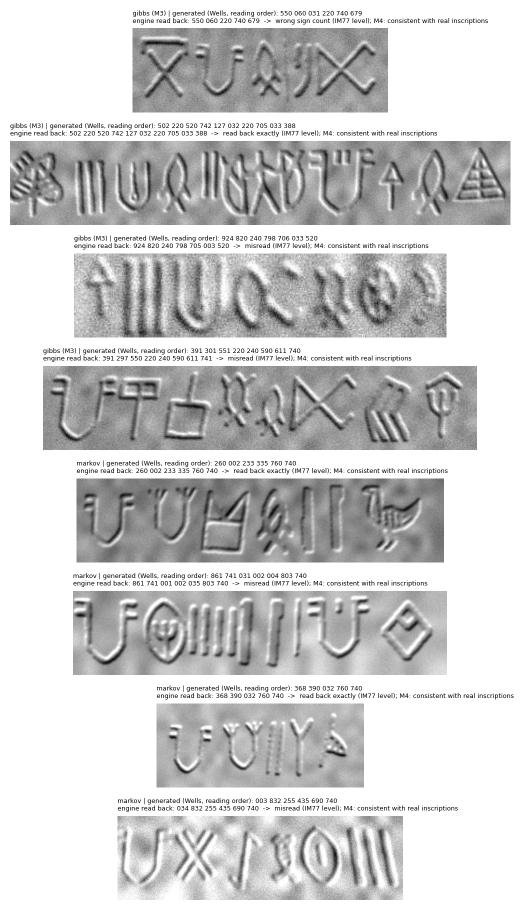
#> input picture reports/engine/generated_gallery.png, 1040 x 1820 px (shown at 1/2 size)
$ python -i detect_signs.py   (imports and definitions only)
#> lines starting #> are read from the running program, lines starting #| are printed output that depends on the picture; after the words box and inside, x2 and y2 are one past the last pixel; in counts of white or black regions, pixels touching at a corner belong together
#> further down, picture is the input picture: shape (1820, 1040, 3); min 0, max 255, mean 204.4
"""Milestone 1 - automatic sign detection + recognition on real seal photos.

Best-effort pipeline for genuine (cluttered, embossed, low-contrast) seals:
  1. enhance contrast (CLAHE) so shallow carved strokes show
  2. adaptive-threshold + morphology to turn strokes into solid blobs
  3. connected components -> keep sign-sized, roughly-square blobs
  4. find the aligned horizontal BAND with the most evenly-spaced blobs
     (that's the inscription line; the animal motif is larger/off-line)
  5. crop each blob, match to the 417 templates (template_match.classify)
  6. draw an overlay (boxes + predicted sign id) and a crop montage

Honest expectation: real photos are hard; this will over/under-segment. The
output is meant to SHOW where automatic reading breaks, and to read the
clearer seals. numpy + OpenCV only.

Usage: python src/m1_vision/detect_signs.py <image_name_in_real_seals> [more...]
"""
from __future__ import annotations
import sys
import numpy as np
import cv2

from config import RAW_DIR, FIG_DIR
from template_match import load_bank, classify

REAL_DIR = RAW_DIR / "real_seals"
MAXW = 1100


def prep(img):
    g = cv2.cvtColor(img, cv2.COLOR_BGR2GRAY)
    g = cv2.createCLAHE(clipLimit=3.0, tileGridSize=(8, 8)).apply(g)
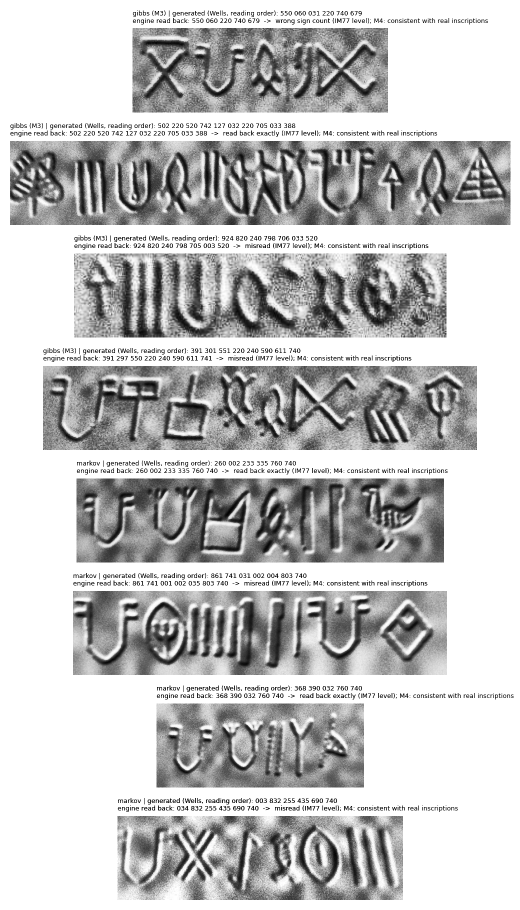
#> g: shape (1820, 1040) (shown at 1/2 size); min 0, max 255, mean 193.8
    th = cv2.adaptiveThreshold(g, 255, cv2.ADAPTIVE_THRESH_GAUSSIAN_C,
                               cv2.THRESH_BINARY_INV, 31, 8)
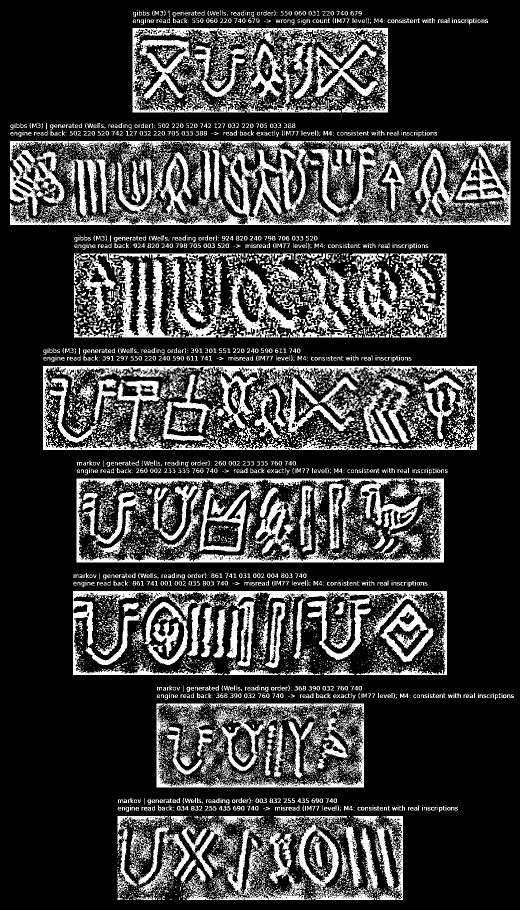
#> th: shape (1820, 1040) (shown at 1/2 size); 23.4% white; 10045 white regions (8333 under 20 px), largest, box (x1, y1, x2, y2) and area: (20, 282, 1021, 450) 57243, (146, 1182, 894, 1350) 26906, (86, 732, 954, 900) 25098
    th = cv2.morphologyEx(th, cv2.MORPH_CLOSE, np.ones((5, 5), np.uint8), iterations=2)
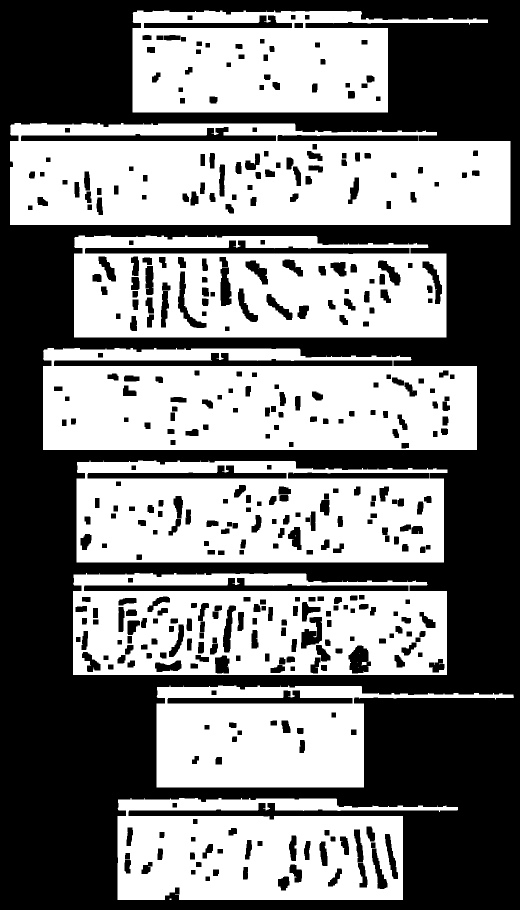
#> th: shape (1820, 1040) (shown at 1/2 size); 49.7% white; 16 white regions (7 under 20 px), largest, box (x1, y1, x2, y2) and area: (20, 246, 1021, 450) 171814, (86, 696, 954, 900) 149519, (153, 921, 895, 1125) 121877
    return g, th


# [77 lines left out: functions candidate_blobs, pick_band, run, main, not called in this run]


# [2 lines not run here, left out]

>>> import cv2
>>> picture = cv2.imread('../../reports/engine/generated_gallery.png')
>>> result = prep(picture)

$ run again, on reports/engine/generated_examples/gen_001/panels.png
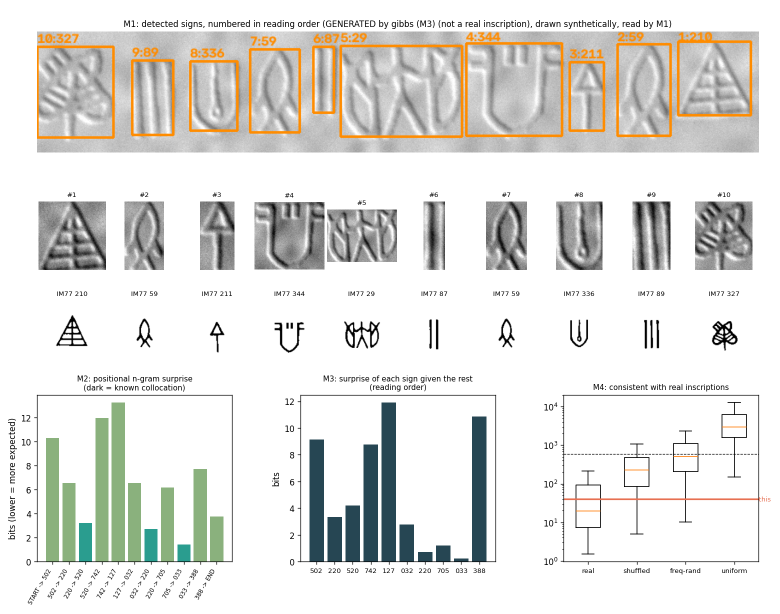
#> input picture reports/engine/generated_examples/gen_001/panels.png, 1560 x 1228 px (shown at 1/2 size)
#> picture is the input picture: shape (1228, 1560, 3); mean B, G, R 221.4, 224.8, 225.1
#> in prep, `th = cv2.adaptiveThreshold(g, 255, cv2.ADAPTIVE_THRESH_GAUSSIAN_C, cv2..`:
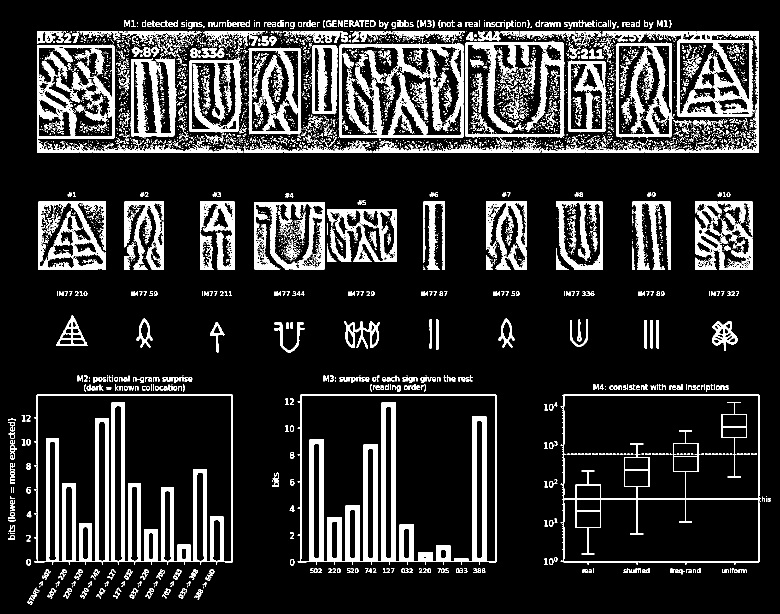
#> th: shape (1228, 1560) (shown at 1/2 size); 15.6% white; 4762 white regions (3902 under 20 px), largest, box (x1, y1, x2, y2) and area: (595, 789, 993, 1130) 31029, (68, 789, 466, 1130) 30225, (745, 63, 1518, 305) 17337
#> in prep, `th = cv2.morphologyEx(th, cv2.MORPH_CLOSE, np.ones((5, 5), np.uint8), ..`:
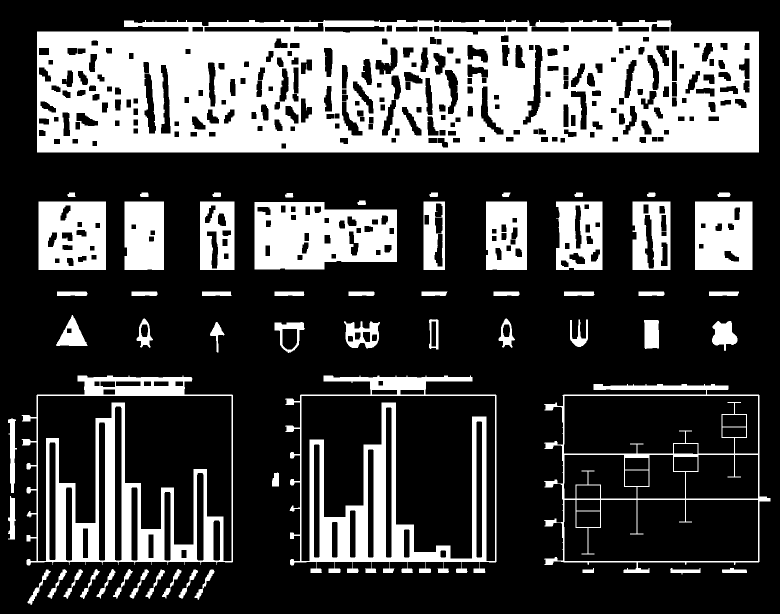
#> th: shape (1228, 1560) (shown at 1/2 size); 28.1% white; 61 white regions (1 under 20 px), largest, box (x1, y1, x2, y2) and area: (74, 40, 1518, 305) 297892, (43, 751, 466, 1131) 44050, (570, 751, 993, 1146) 43561

$ run again, on reports/engine/generated_examples/gen_002/panels.png
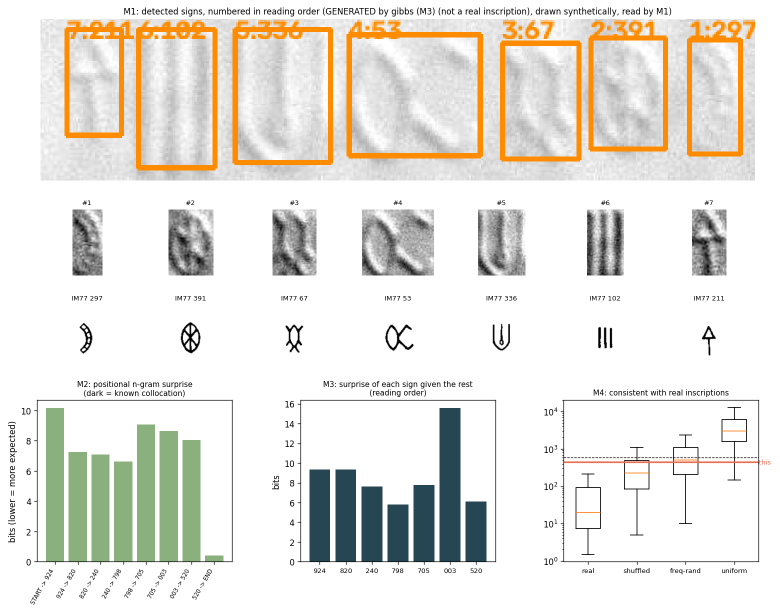
#> input picture reports/engine/generated_examples/gen_002/panels.png, 1560 x 1228 px (shown at 1/2 size)
#> picture is the input picture: shape (1228, 1560, 3); mean B, G, R 222.4, 228.9, 231
#> in prep, `th = cv2.adaptiveThreshold(g, 255, cv2.ADAPTIVE_THRESH_GAUSSIAN_C, cv2..`:
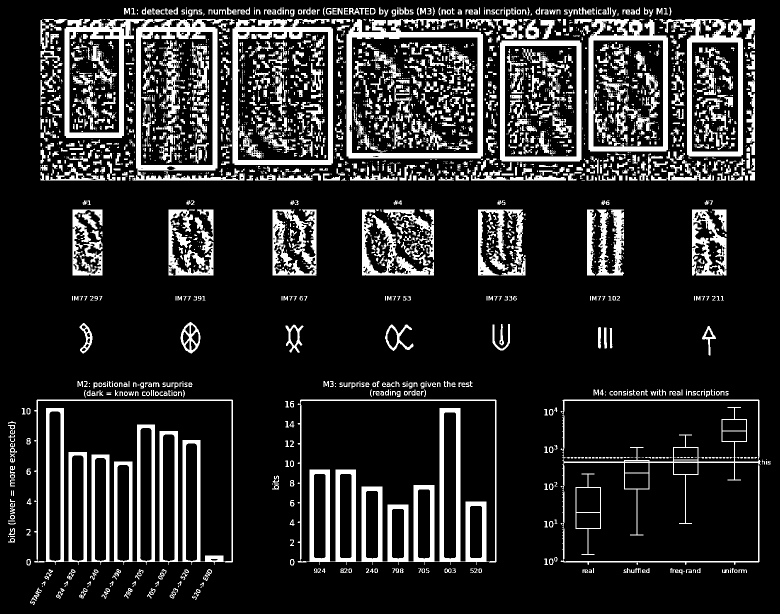
#> th: shape (1228, 1560) (shown at 1/2 size); 16% white; 3057 white regions (1751 under 20 px), largest, box (x1, y1, x2, y2) and area: (68, 799, 466, 1130) 29716, (595, 799, 993, 1130) 28217, (129, 38, 489, 361) 21337
#> in prep, `th = cv2.morphologyEx(th, cv2.MORPH_CLOSE, np.ones((5, 5), np.uint8), ..`:
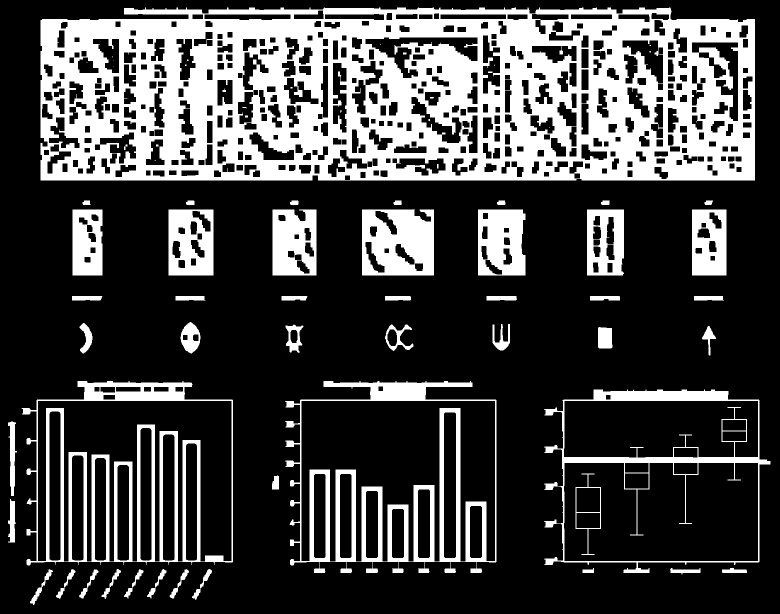
#> th: shape (1228, 1560) (shown at 1/2 size); 26.5% white; 72 white regions (17 under 20 px), largest, box (x1, y1, x2, y2) and area: (81, 15, 1510, 361) 330368, (570, 762, 993, 1146) 36665, (43, 762, 466, 1131) 36198

$ run again, on reports/engine/generated_examples/gen_003/panels.png
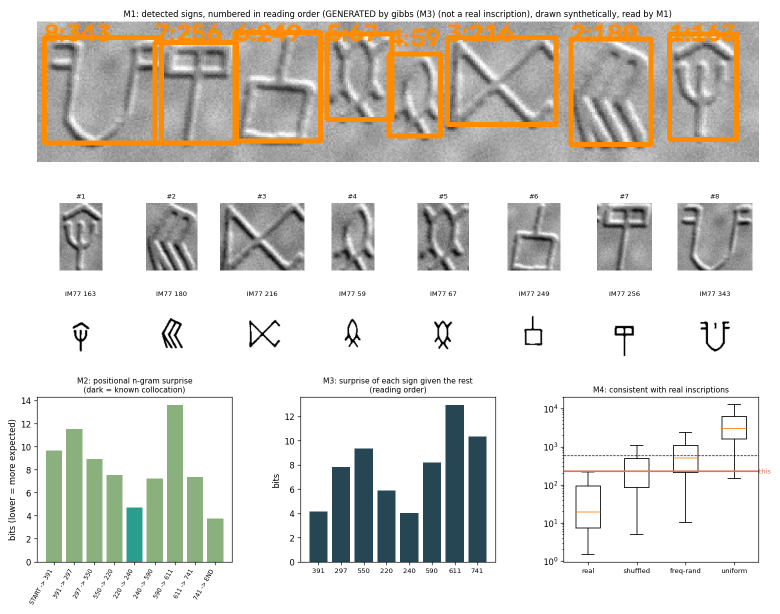
#> input picture reports/engine/generated_examples/gen_003/panels.png, 1560 x 1228 px (shown at 1/2 size)
#> picture is the input picture: shape (1228, 1560, 3); mean B, G, R 210, 216, 217.9
#> in prep, `th = cv2.adaptiveThreshold(g, 255, cv2.ADAPTIVE_THRESH_GAUSSIAN_C, cv2..`:
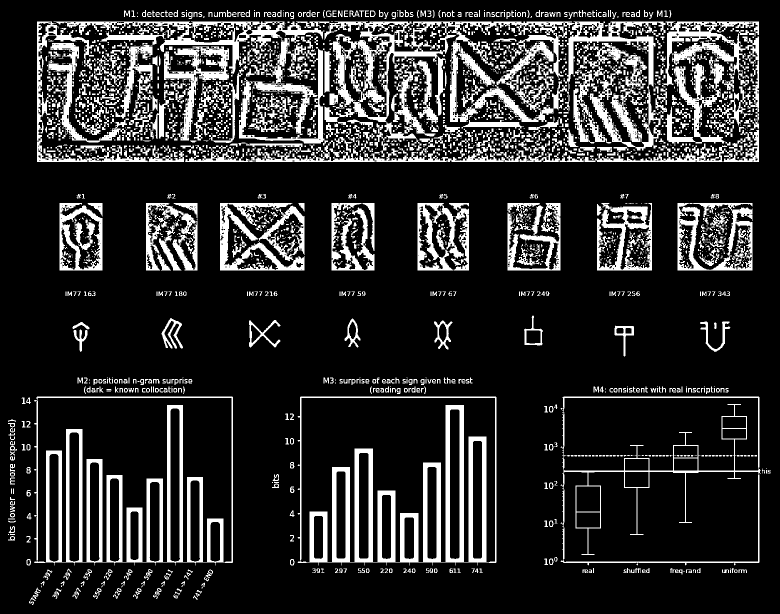
#> th: shape (1228, 1560) (shown at 1/2 size); 17.3% white; 2473 white regions (1502 under 20 px), largest, box (x1, y1, x2, y2) and area: (649, 43, 1331, 301) 50979, (595, 793, 993, 1131) 33558, (68, 793, 466, 1131) 29672
#> in prep, `th = cv2.morphologyEx(th, cv2.MORPH_CLOSE, np.ones((5, 5), np.uint8), ..`:
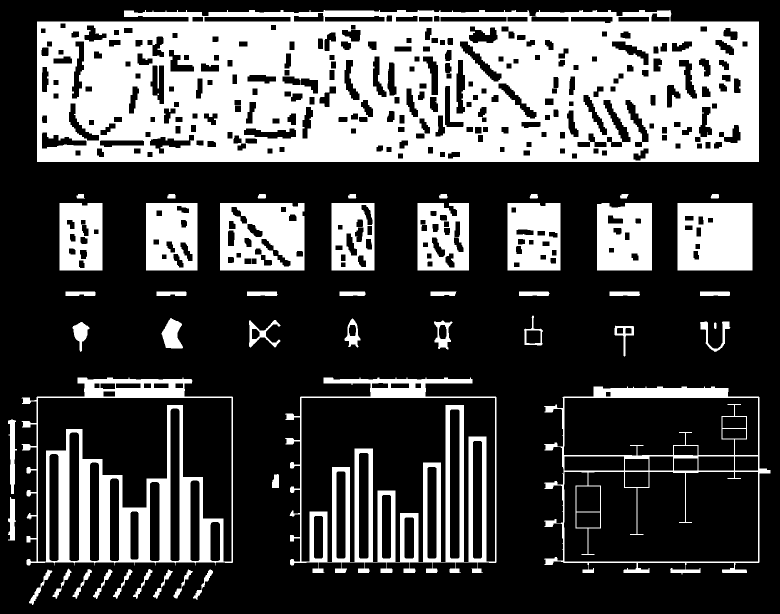
#> th: shape (1228, 1560) (shown at 1/2 size); 30.1% white; 50 white regions (1 under 20 px), largest, box (x1, y1, x2, y2) and area: (74, 20, 1518, 324) 345019, (43, 755, 466, 1131) 46721, (570, 755, 993, 1146) 41202
